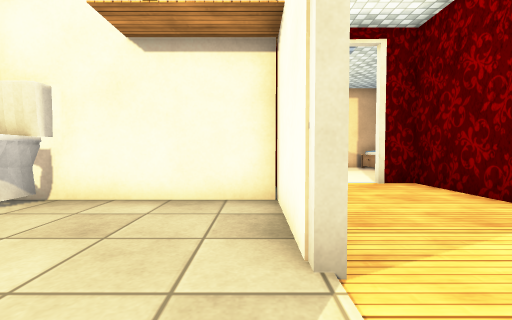
View 1 (above)

17 first-person views from a walk through a scene from a Unity 3-D project. The camera is 0.44 m above the floor, tilts 2° down and sees 90° across. The floor is counted in squares, 0.5 m on a side. Each view is taken from the middle of a square. On the plan, view 1 faces up. The plan holds only what a view shows up to about 10 squares ahead; the rest is blank. The place goes on beyond the plan. The player is left out. Door leaves are left out, so doorways stand open. Some surface patterns are stand-ins.

View 2
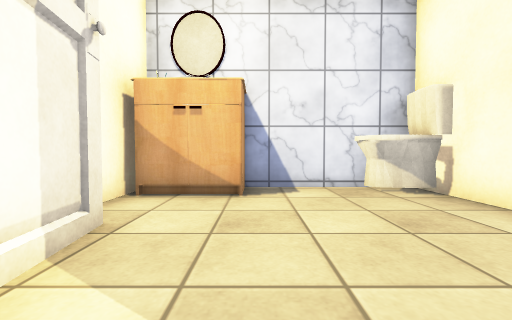

View 3
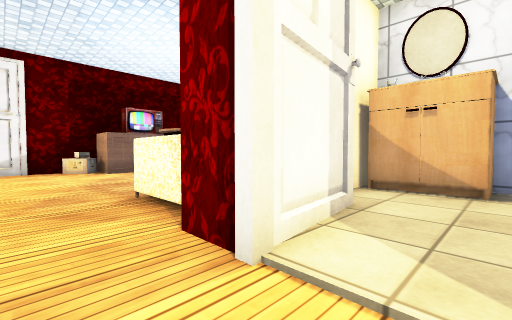

View 4
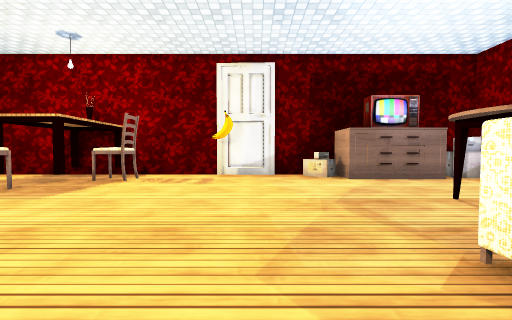

View 5
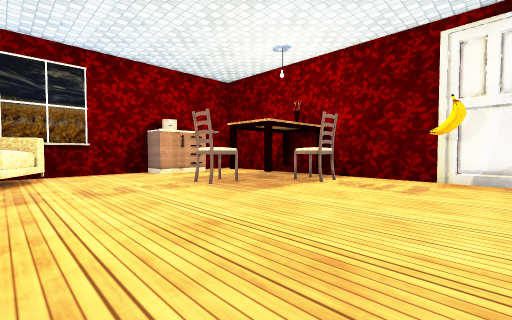

View 6
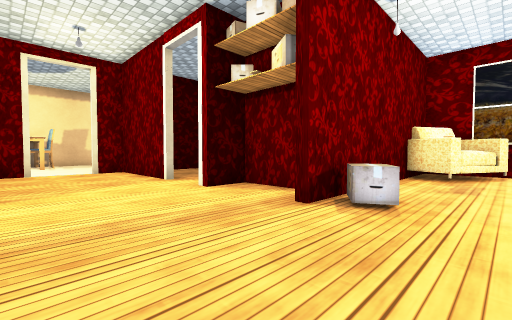

View 7
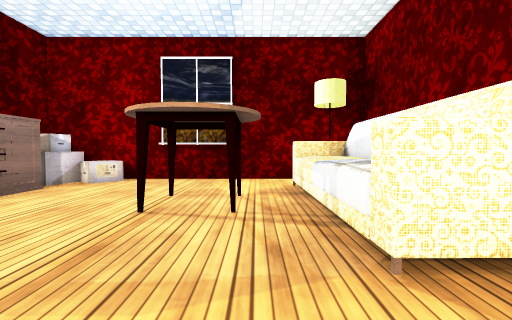

View 8
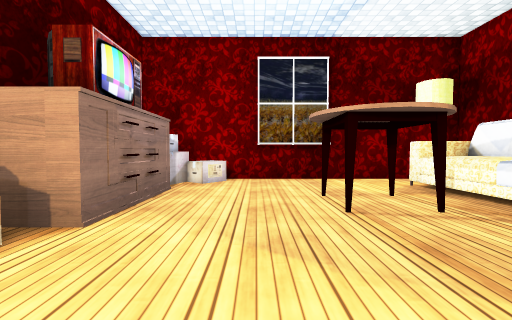

View 9
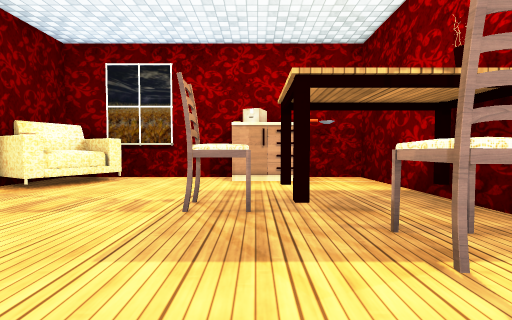

View 10
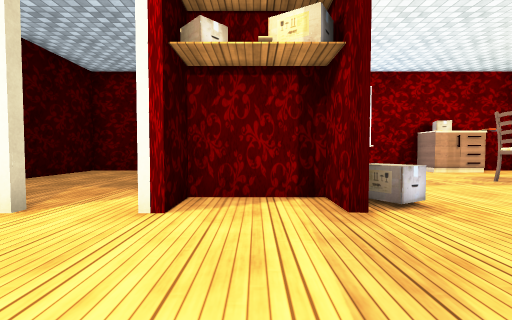

View 11
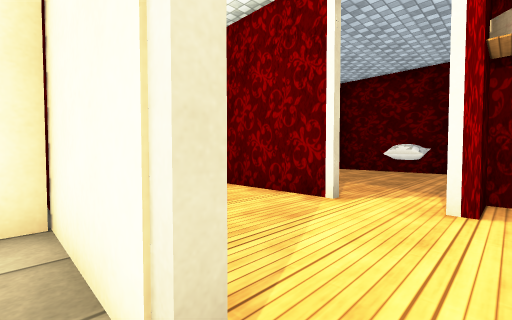

View 12
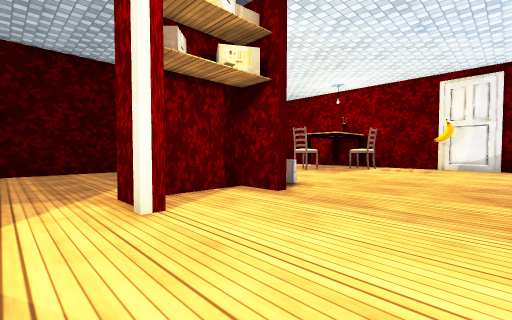

View 13
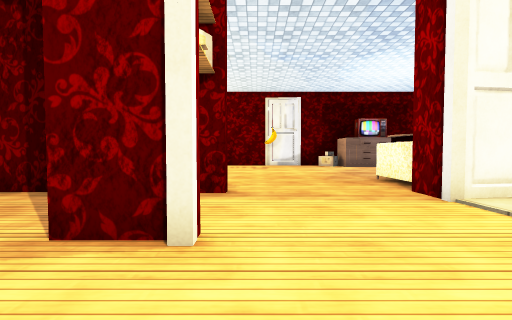

View 14
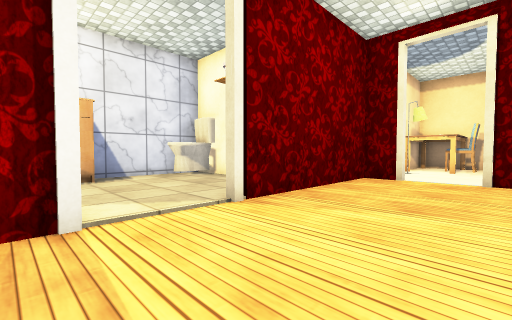

View 15
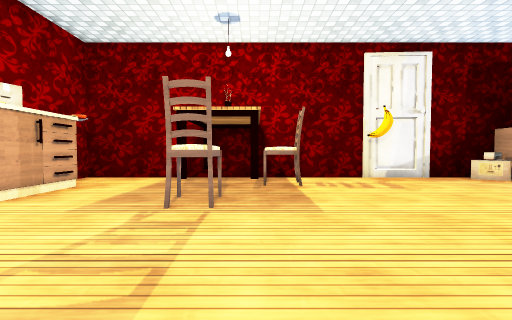

View 16
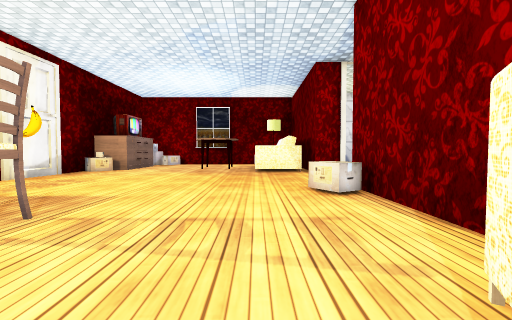

View 17
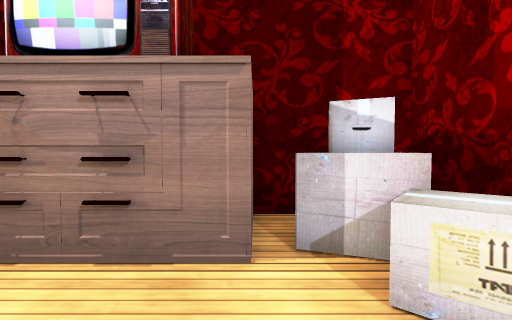

### Floor plan
Points are (right, up) in squares from view 1. A wall is a line through its corners. A room is listed if a view was taken in it or the views show most of it. See-through windows are left out.
Room 1 (views 1, 11)
walls: (0.4, 1.8) (0.4, 4.6) (-4.2, 4.6); (-1.9, -0.8) (0.6, -0.4); (-4.8, 4.5) (-4.8, 0.6)
ways out: opening at (0, 0.5) to room 2
objects: other object (-4, 0) to (-4, 1); toilet (-4, 3) to (-4, 4)
Room 2 (views 2, 3, 4, 5, 6, 7, 8, 9, 10, 12, 13, 14, 15, 16, 17)
walls: (4.5, -1.3) (5.9, -1.3) (5.9, 1.3) (4.6, 1.3) (4.6, 1.5); (0.6, -0.4) (0.6, -1.5); (9.5, -1.6) (4.6, -1.6); (-1, -11.6) (12.6, -11.6) (12.6, -2.6); (12.4, -5.2) (12.4, -4.5); (4.6, 3.4) (4.6, 7.4) (3.5, 7.4); (-5.8, -5.9) (-5.8, -8); (-6.1, -5.9) (-6.1, -11.6) (-3.9, -11.6); (-6.1, -3) (-6.1, -5.8); (1.8, 7.4) (0.6, 7.4) (0.6, 1.8)
low walls: (6, -2.4) (5.2, -2.8) (4.9, -2.2) (5.7, -1.8); (-5.5, -8.8) (-4.7, -9.4)
ways out: opening at (0, 0.5) to room 1; open door at (2.5, 7.5); open door at (5, 2.5)
objects: box (-5, -11); box (-5, -10) to (-4, -10); other object (-4, -11) to (-1, -10); sofa (-4, -4) to (0, -2); TV (-3, -11); table (-3, -7) to (-2, -7); other object (0, -11); chair (6, -10) to (7, -10); table (7, -11); chair (8, -8) to (8, -7); chair (10, -4) to (12, -2); table (11, -9) to (12, -7)

Positions as (right, up) in squares from view 1, and headings:
1: (0, 0), facing up
2: (1, 1), facing left
3: (2, 1), facing down-left
4: (2, -2), facing down
5: (2, -3), facing down-right
6: (1, -4), facing up-right
7: (2, -5), facing left
8: (2, -8), facing left
9: (4, -8), facing right
10: (1, 0), facing right
11: (0, 1), facing up-right
12: (1, 3), facing down-right
13: (4, 4), facing down
14: (4, -1), facing up-left
15: (7, -3), facing down
16: (11, -4), facing left
17: (-4, -8), facing down
